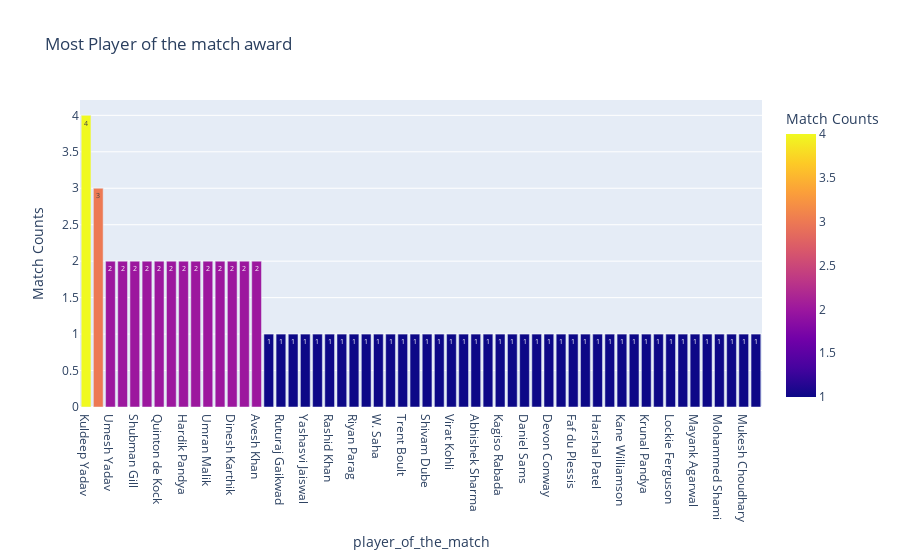

Notebook source saved alongside this figure:
### Code cell
fig = px.bar(plyr_of_match,y='match_id',text='match_id',color='match_id',title="Most Player of the match award",labels={'match_id':'Match Counts'}
            ).update_traces(textfont_size=23)
fig.show()

### Figure 1 — Plotly figure (JSON) as saved in the notebook; plotly's stock layout.template omitted (floating-point values rounded to 4 significant figures)
{"data": [{"alignmentgroup": "True", "hovertemplate": "player_of_the_match=%{x}<br>Match Counts=%{marker.color}<extra></extra>", "legendgroup": "", "marker": {"color": [4, 3, 2, 2, 2, 2, 2, 2, 2, 2, 2, 2, 2, 2, 2, 1, 1, 1, 1, 1, 1, 1, 1, 1, 1, 1, 1, 1, 1, 1, 1, 1, 1, 1, 1, 1, 1, 1, 1, 1, 1, 1, 1, 1, 1, 1, 1, 1, 1, 1, 1, 1, 1, 1, 1, 1], "coloraxis": "coloraxis", "pattern": {"shape": ""}}, "name": "", "offsetgroup": "", "orientation": "v", "showlegend": false, "text": [4, 3, 2, 2, 2, 2, 2, 2, 2, 2, 2, 2, 2, 2, 2, 1, 1, 1, 1, 1, 1, 1, 1, 1, 1, 1, 1, 1, 1, 1, 1, 1, 1, 1, 1, 1, 1, 1, 1, 1, 1, 1, 1, 1, 1, 1, 1, 1, 1, 1, 1, 1, 1, 1, 1, 1], "textfont": {"size": 23}, "textposition": "auto", "type": "bar", "x": ["Kuldeep Yadav", "Jos Buttler", "Umesh Yadav", "Rahul Tripathi", "Shubman Gill", "K L Rahul", "Quinton de Kock", "Jasprit Bumrah", "Hardik Pandya", "Yuzvendra Chahal", "Umran Malik", "David Miller", "Dinesh Karthik", "Wanindu Hasaranga", "Avesh Khan", "Suruakumar Yadav", "Ruturaj Gaikwad", "Rahul Tewatia", "Yashasvi Jaiswal", "Rajat Patidar", "Rashid Khan", "Rinku Singh", "Riyan Parag", "Sanju Samson", "W. Saha", "Shardul Thakur", "Trent Boult", "Shikhar Dhawan", "Shivam Dube", "Tim David", "Virat Kohli", "R Aswin", "Abhishek Sharma", "Pat Cummins", "Kagiso Rabada", "Anuj Rawat", "Daniel Sams", "David Warner", "Devon Conway", "Evin Lewis", "Faf du Plessis", "Harpreet Brar", "Harshal Patel", "Jonny Bairstow", "Kane Williamson", "Odean Smith", "Krunal Pandya", "Liam Livingstone", "Lockie Ferguson", "Marco Jansen", "Mayank Agarwal", "Mitchell Marsh", "Mohammed Shami", "Andre Russell", "Mukesh Choudhary", "Mohsin Khan"], "xaxis": "x", "y": [4, 3, 2, 2, 2, 2, 2, 2, 2, 2, 2, 2, 2, 2, 2, 1, 1, 1, 1, 1, 1, 1, 1, 1, 1, 1, 1, 1, 1, 1, 1, 1, 1, 1, 1, 1, 1, 1, 1, 1, 1, 1, 1, 1, 1, 1, 1, 1, 1, 1, 1, 1, 1, 1, 1, 1], "yaxis": "y"}], "layout": {"autosize": true, "barmode": "relative", "coloraxis": {"colorbar": {"title": {"text": "Match Counts"}}, "colorscale": [[0, "#0d0887"], [0.1111, "#46039f"], [0.2222, "#7201a8"], [0.3333, "#9c179e"], [0.4444, "#bd3786"], [0.5556, "#d8576b"], [0.6667, "#ed7953"], [0.7778, "#fb9f3a"], [0.8889, "#fdca26"], [1, "#f0f921"]]}, "legend": {"tracegroupgap": 0}, "title": {"text": "Most Player of the match award"}, "xaxis": {"anchor": "y", "autorange": true, "domain": [0, 1], "range": [-0.5, 55.5], "title": {"text": "player_of_the_match"}, "type": "category"}, "yaxis": {"anchor": "x", "autorange": true, "domain": [0, 1], "range": [0, 4.211], "title": {"text": "Match Counts"}, "type": "linear"}}}
